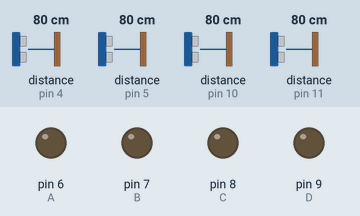
The sketch below on a simulated Arduino Uno, built with avr-gcc and run on an emulated ATmega328P. Shown: output pins drawn as LEDs (lit = HIGH). Wiring (inferred from the names in the program): 4 × ultrasonic range finder: trigger pin 2, echo pin 4 / trigger pin 3, echo pin 5 / trigger pin 12, echo pin 10 / trigger pin 13, echo pin 11. The inputs (shaded band) are chosen by the test bench; at power-on: distance to the obstacle (sensors on pin 4, pin 5, pin 10, pin 11) 80 cm. The echo pulse lasts 58.3 µs per cm; pins used as bus, display or sensor lines are not drawn.

Above: at 1.2 s.
1.3 s: distance to the obstacle (sensor on pin 4) set to 97 cm
2.8 s: distance to the obstacle (sensor on pin 4) set to 107 cm
At 3.4 s:
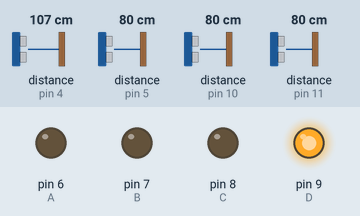
4.3 s: distance to the obstacle (sensor on pin 5) set to 96 cm
5.8 s: distance to the obstacle (sensor on pin 5) set to 106 cm
At 6.9 s:
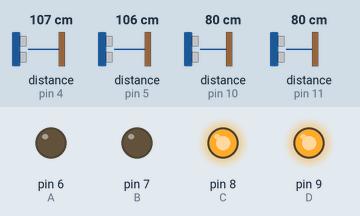
7.3 s: distance to the obstacle (sensor on pin 10) set to 96 cm
8.8 s: distance to the obstacle (sensor on pin 10) set to 105 cm
At 9.5 s:
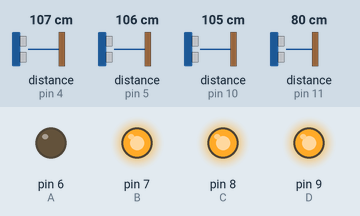
Timing chart, 0 to 11.3 s (numbered marks = the images above; inputs shaded):
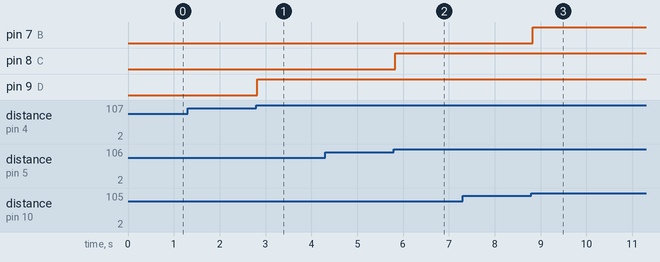

The sketch:

Smart_street_light_code_Arduino1.ino
```cpp
const int trig1=13,trig2=12,trig3=3,trig4=2;
const int echo1=11,echo2=10,echo3=5,echo4=4;

long duration1,duration2,duration3,duration4;
float distance1,distance2,distance3,distance4;

const int A=6,B=7,C=8,D=9;
void setup()
{
  Serial.begin(9600);
  pinMode(trig1, OUTPUT);
  pinMode(trig2, OUTPUT);
  pinMode(trig3, OUTPUT);
  pinMode(trig4, OUTPUT);

  pinMode(echo1, INPUT);
  pinMode(echo2, INPUT);
  pinMode(echo3, INPUT);
  pinMode(echo4, INPUT);
  pinMode(A, OUTPUT);
  pinMode(B, OUTPUT);
  pinMode(C, OUTPUT);
  pinMode(D, OUTPUT);

}

void loop()
{
  digitalWrite(trig1, LOW);
  delayMicroseconds(2);
  digitalWrite(trig1, HIGH);
  delayMicroseconds(10);
  digitalWrite(trig1, LOW);
  duration1=pulseIn(echo1,HIGH);
  distance1=duration1*0.034/2;

  digitalWrite(trig2, LOW);
  delayMicroseconds(2);
  digitalWrite(trig2, HIGH);
  delayMicroseconds(10);
  digitalWrite(trig2, LOW);
  duration2=pulseIn(echo2,HIGH);
  distance2=duration2*0.034/2;

  digitalWrite(trig3, LOW);
  delayMicroseconds(2);
  digitalWrite(trig3, HIGH);
  delayMicroseconds(10);
  digitalWrite(trig3, LOW);
  duration3=pulseIn(echo3,HIGH);
  distance3=duration3*0.034/2;

  digitalWrite(trig4, LOW);
  delayMicroseconds(2);
  digitalWrite(trig4, HIGH);
  delayMicroseconds(10);
  digitalWrite(trig4, LOW);
  duration4=pulseIn(echo4,HIGH);
  distance4=duration4*0.034/2;


  if ((distance1>100)&&(distance1<350))
    digitalWrite(A, HIGH);
  else
    digitalWrite(A, LOW);
  if ((distance2>100)&&(distance2<350))
    digitalWrite(B, HIGH);
  else
    digitalWrite(B, LOW);
  if ((distance3>100)&&(distance3<350))
    digitalWrite(C, HIGH);
  else
    digitalWrite(C, LOW);
  if ((distance4>100)&&(distance4<350))
    digitalWrite(D, HIGH);
  else
    digitalWrite(D, LOW);


 }
```

Measured:
- the behaviour switches between 101 and 102 cm on distance to the obstacle (sensor on pin 4) (found by bisection; images 0 and 1)
- the behaviour switches between 101 and 102 cm on distance to the obstacle (sensor on pin 5) (found by bisection; images 1 and 2)
- the behaviour switches between 101 and 102 cm on distance to the obstacle (sensor on pin 10) (found by bisection; images 2 and 3)
- after the input at 1.3 s, every drawn part: stays the same
- after the input at 2.8 s, pin 9 (D): LOW → HIGH at once
- after the input at 4.3 s, every drawn part: stays the same
- after the input at 5.8 s, pin 8 (C): LOW → HIGH at once
- after the input at 7.3 s, every drawn part: stays the same
- after the input at 8.8 s, pin 7 (B): LOW → HIGH at once
